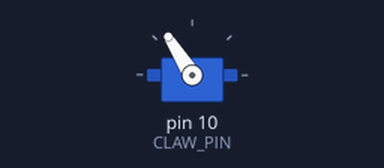
The sketch below on a simulated Arduino Uno, built with avr-gcc and run on an emulated ATmega328P. On the bench: servo. Random numbers use the default seed unless the sketch sets one.

Above: at 0.1 s.
At 1.6 s:
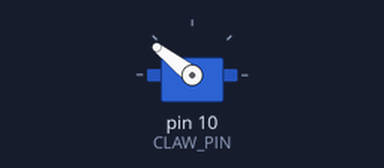
Timing chart, 0 to 3.1 s (numbered marks = the images above):
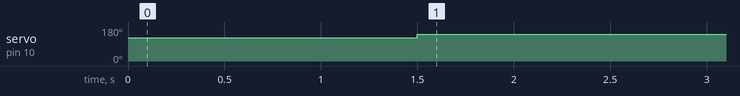

The sketch:

claw.ino
```cpp
#include "Claw.h"

#define CLAW_PIN 10

Claw claw(CLAW_PIN);

void setup() {
  Serial.begin(115200);
  claw.init();
  claw.open();
  delay(1500);
  claw.grab();
}

void loop() {
  // claw.range();
  // if (claw.isOpen()) {
  //   Serial.println("cPos:\topen");
  // } else {
  //   Serial.println("cPos:\tclosed");
  // }
  // delay(500);
}
```

Claw.cpp
```cpp
#include "Claw.h"

Claw::Claw(Servo &myservo) {
  this->myservo = myservo;
}

Claw::Claw(byte pin) {
  this->pin = pin;
}

void Claw::init() {
  myservo.attach(pin);
}

void Claw::range() /* move between all available range */ {
  for (int i = 125; i <= 165; i++) {
    myservo.write(i);
    Serial.print("cPos:\t");
    Serial.println(i);
    if (isOpen()) {
      Serial.println("cPos:\topen");
    } else {
      Serial.println("cPos:\tclosed");
    }
    delay(100);
  }
  delay(250);
}

void Claw::open() /* Pos 125 */ {
  myservo.write(122);
}

void Claw::close() /* Pos 170 */ {
  myservo.write(170);
}

void Claw::grab() /* Pos  */ {
  myservo.write(142);
}

bool Claw::isOpen() {
  if (myservo.read() <= 160 /* Simple tolerance for now */) {
    return true;
  } else {
    return false;
  }
}

void Claw::randPos() /* random movements */ {
  unsigned int r = random(125, 165);
  myservo.write(r);
}
```

Claw.h
```cpp
#ifndef Claw_H
#define Claw_H

#include <Arduino.h>
#include <Servo.h>


class Claw {
protected:
  byte pin;

  Servo myservo;
public:
  Claw() {}  // default constructor, do not use for this case
  Claw(Servo &myservo);
  Claw(byte pin);

  void init();

  void range(); // move between all available range

  void open(); // Pos 125
  void close(); // Pos 170
  void grab(); //

  bool isOpen(); // returns True if open, else retruns false

  void randPos(); // random movements
};

#endif
```

Measured:
- by itself, servo on pin 10 (CLAW_PIN): 122° → 142° at 1.5 s
